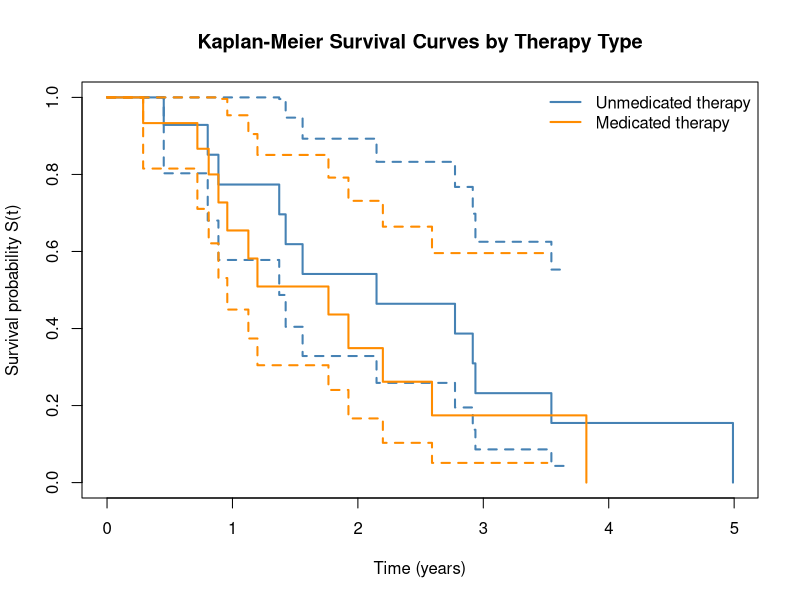

The R source for this figure:
# =============================================================================
# Survival Analysis: Kaplan-Meier Estimation & Cox Proportional Hazards Model
# Author:  Eeshal Rizwan
# Course:  Statistical Modelling — Heriot-Watt University
# =============================================================================
# This script analyses patient recovery times under two therapy types:
#   - Unmedicated therapy (control group)
#   - Medicated therapy (treatment group)
#
# Methods covered:
#   1. Kaplan-Meier (KM) survival estimation
#   2. Survival probability estimation at t = 2 years
#   3. Confidence intervals for survival estimates
#   4. Bayes' theorem applied to recovery probabilities
#   5. Cox proportional hazards model — MLE of regression coefficient β
#   6. Hypothesis testing: Wald test, Likelihood Ratio Test, Score test
#   7. Parametric hazard function — survival probability calculation
# =============================================================================

library(survival)

# -----------------------------------------------------------------------------
# Data generation (reproducible synthetic dataset)
# -----------------------------------------------------------------------------
# Simulates 30 patients split equally between two therapy types.
# Time: gamma-distributed recovery times
# Censor: binary censoring indicator (1 = observed, 0 = censored)
# Med: 0 = unmedicated therapy, 1 = medicated therapy

set.seed(42)
n_group <- 15

TimeA   <- rgamma(n_group, shape = 2, rate = 1.0)   # unmedicated
TimeB   <- rgamma(n_group, shape = 3, rate = 1.7)   # medicated
CensorA <- rbinom(n_group, 1, 0.6)
CensorB <- rbinom(n_group, 1, 0.8)

data <- data.frame(
  Time   = c(TimeA, TimeB),
  Censor = c(CensorA, CensorB),
  Med    = c(rep(0, n_group), rep(1, n_group))  # 0 = unmedicated, 1 = medicated
)

cat("=== Dataset summary ===\n")
cat(sprintf("  Total patients:   %d\n", nrow(data)))
cat(sprintf("  Unmedicated:      %d\n", sum(data$Med == 0)))
cat(sprintf("  Medicated:        %d\n", sum(data$Med == 1)))
cat(sprintf("  Censoring rate:   %.1f%%\n\n", 100 * mean(data$Censor == 0)))

# -----------------------------------------------------------------------------
# 1. Kaplan-Meier survival estimation
# -----------------------------------------------------------------------------
km_unmed <- survfit(Surv(Time, Censor) ~ 1, data = subset(data, Med == 0))
km_med   <- survfit(Surv(Time, Censor) ~ 1, data = subset(data, Med == 1))
km_all   <- survfit(Surv(Time, Censor) ~ 1, data = data)

# Plot KM curves
plot(km_unmed,
     col  = "steelblue",
     lwd  = 2,
     xlab = "Time (years)",
     ylab = "Survival probability S(t)",
     main = "Kaplan-Meier Survival Curves by Therapy Type",
     conf.int = TRUE)

lines(km_med, col = "darkorange", lwd = 2, conf.int = TRUE)
legend("topright",
       legend = c("Unmedicated therapy", "Medicated therapy"),
       col    = c("steelblue", "darkorange"),
       lwd    = 2, bty = "n")

# -----------------------------------------------------------------------------
# 2. Survival and recovery probabilities at t = 2 years
# -----------------------------------------------------------------------------
t_eval <- 2   # evaluation time point

S_unmed <- summary(km_unmed, times = t_eval)$surv
S_med   <- summary(km_med,   times = t_eval)$surv
S_all   <- summary(km_all,   times = t_eval)$surv

# Recovery probability = 1 - S(t)
P_recovery_unmed <- 1 - S_unmed
P_recovery_med   <- 1 - S_med
P_recovery_all   <- 1 - S_all

cat("=== Recovery probabilities at t = 2 years ===\n")
cat(sprintf("  Unmedicated therapy: %.4f\n", P_recovery_unmed))
cat(sprintf("  Medicated therapy:   %.4f\n", P_recovery_med))
cat(sprintf("  Overall:             %.4f\n\n", P_recovery_all))

# -----------------------------------------------------------------------------
# 3. Confidence interval for overall recovery probability
# -----------------------------------------------------------------------------
km_summary    <- summary(km_all, times = t_eval)
CI_lower      <- 1 - km_summary$upper   # note: survival CI is inverted for recovery
CI_upper      <- 1 - km_summary$lower

cat("=== 95% CI for overall recovery probability ===\n")
cat(sprintf("  Lower bound: %.4f\n", CI_lower))
cat(sprintf("  Upper bound: %.4f\n\n", CI_upper))

# -----------------------------------------------------------------------------
# 4. Bayes' theorem — probability a recovered patient was unmedicated
# -----------------------------------------------------------------------------
P_unmed       <- mean(data$Med == 0)
P_med_group   <- mean(data$Med == 1)

# Total probability of recovery (law of total probability)
P_recovery_total <- P_recovery_unmed * P_unmed + P_recovery_med * P_med_group

# P(unmedicated | recovered) via Bayes' theorem
P_unmed_given_recovered <- (P_recovery_unmed * P_unmed) / P_recovery_total

cat("=== Bayes' Theorem ===\n")
cat(sprintf("  P(recovered | unmedicated): %.4f\n", P_recovery_unmed))
cat(sprintf("  P(recovered | medicated):   %.4f\n", P_recovery_med))
cat(sprintf("  P(unmedicated | recovered): %.4f\n\n", P_unmed_given_recovered))

# -----------------------------------------------------------------------------
# 5. Cox Proportional Hazards Model
# -----------------------------------------------------------------------------
# Model: h(t | Med) = h_0(t) * exp(β * Med)
# β > 0 → medicated group has higher hazard (faster recovery if time = failure)

cox_fit <- coxph(Surv(Time, Censor) ~ Med, data = data)
cox_summary <- summary(cox_fit)

beta_hat <- cox_fit$coefficients["Med"]

cat("=== Cox Proportional Hazards Model ===\n")
cat(sprintf("  β (MLE):          %.4f\n", beta_hat))
cat(sprintf("  exp(β) [HR]:      %.4f\n", exp(beta_hat)))
cat(sprintf("  Interpretation:   Medicated group has %.1f× the hazard of unmedicated\n\n",
            exp(beta_hat)))

# -----------------------------------------------------------------------------
# 6. Hypothesis tests for β = 0
# -----------------------------------------------------------------------------
# H_0: β = 0 (medication has no effect)
# H_1: β ≠ 0 (medication affects recovery rate)

# Wald test
wald_stat   <- cox_summary$waldtest["test"]
wald_pvalue <- cox_summary$waldtest["pvalue"]

# Likelihood Ratio Test
lrt_results  <- anova(cox_fit)
lrt_stat     <- lrt_results$Chisq[2]
lrt_pvalue   <- lrt_results$`Pr(>|Chi|)`[2]

# Score test
score_stat   <- cox_summary$sctest["test"]
score_pvalue <- cox_summary$sctest["pvalue"]

cat("=== Hypothesis Tests (H_0: β = 0) ===\n")
cat(sprintf("  Wald test:   statistic = %.4f, p-value = %.4f\n", wald_stat,  wald_pvalue))
cat(sprintf("  LRT:         statistic = %.4f, p-value = %.4f\n", lrt_stat,   lrt_pvalue))
cat(sprintf("  Score test:  statistic = %.4f, p-value = %.4f\n\n", score_stat, score_pvalue))

alpha <- 0.05
if (wald_pvalue < alpha) {
  cat("  → Reject H_0: β is significantly different from 0 at the 5% level.\n\n")
} else {
  cat("  → Fail to reject H_0: insufficient evidence that β ≠ 0 at the 5% level.\n\n")
}

# -----------------------------------------------------------------------------
# 7. Parametric survival probabilities using a given baseline hazard
# -----------------------------------------------------------------------------
# Baseline hazard: h_0(t) = 0.27 + 0.04t (assumed parametric form)
# Cumulative hazard: H_0(t) = integral of h_0(t) from 0 to t
# Survival:          S(t | Med) = exp(-H_0(t) * exp(β * Med))

baseline_hazard  <- function(t) 0.27 + 0.04 * t

H0_2 <- integrate(baseline_hazard, 0, 2)$value   # baseline cumulative hazard to t=2

S_parametric_unmed <- exp(-H0_2)                          # Med = 0
S_parametric_med   <- exp(-H0_2 * exp(beta_hat))          # Med = 1

cat("=== Parametric Survival Probabilities (h_0(t) = 0.27 + 0.04t) ===\n")
cat(sprintf("  P(recovery by t=2 | unmedicated): %.4f\n", 1 - S_parametric_unmed))
cat(sprintf("  P(recovery by t=2 | medicated):   %.4f\n", 1 - S_parametric_med))
